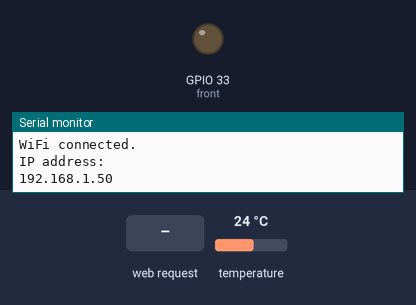
A sketch run on a simulated ESP32. Shown: output pins drawn as LEDs (lit = HIGH), the last lines printed to the serial monitor. Inputs (shaded band) come from the test bench; at power-on: temperature 24 °C. WiFi joins after 1.5 s; servers stay silent unless stated; pins used as bus, display or sensor lines are not drawn.

Above: at 3.4 s.
3.5 s: HTTP request GET /main received
5.0 s: HTTP request GET /position received
6.5 s: HTTP request GET /status received
8.0 s: temperature set to 27.3 °C
At 13.2 s:
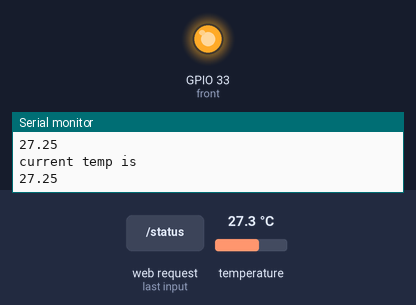
13.6 s: temperature set to 28.6 °C
At 24.3 s:
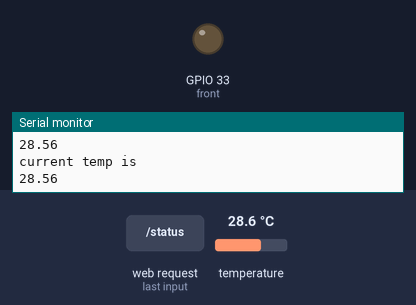
Timing chart, 0 to 24.6 s (numbered marks = the images above; inputs shaded):
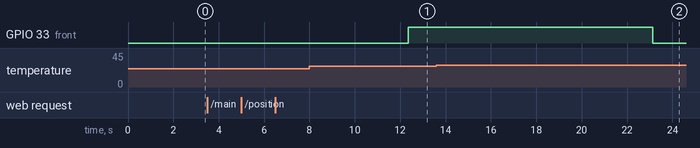

Measured:
- the behaviour switches between 28 and 28.1 °C on temperature (found by bisection; images 1 and 2)
- after the input at 13.6 s, GPIO 33 (front): HIGH → LOW after 9.5 s

The sketch:

webserver.ino
```cpp
/*********
  Rui Santos
  Complete project details at https://randomnerdtutorials.com
*********/

// Load Wi-Fi library
#include <WiFi.h>
#include <OneWire.h>
#include <DallasTemperature.h>
//#include "TaskScheduler.h"
//#include <TaskScheduler.h>

// Replace with your network credentials
const char* ssid = "NETGEAR43";
const char* password = "yellowlotus909";

// Set web server port number to 80
WiFiServer server(80);

// Variable to store the HTTP request
String header;

// GPIO where the DS18B20 is connected to
const int oneWireBus = 4;

// Setup a oneWire instance to communicate with any OneWire devices
OneWire oneWire(oneWireBus);

// Pass our oneWire reference to Dallas Temperature sensor
DallasTemperature sensors(&oneWire);

String powerState = "off";
String frontState = "off";
String backState = "off";
String leftState = "off";
String rightState = "off";

// Assign output variables to GPIO pins
const int power = 2;
const int front = 33;
const int back = 32;
const int left = 34;
const int right = 35;
int val = 0;
int changeable = 0;
int poweronpage = 0;
int poweroffpage = 0;
int mainpage = 0;
int temppage = 0;
int statuspage = 0;
int positionpage = 0;
float lasttemp=0;
// Current time
unsigned long currentTime = millis();
// Previous time
unsigned long previousTime = 0;
// Define timeout time in milliseconds (example: 2000ms = 2s)
const long timeoutTime = 2000;


float readTemp() {
  sensors.requestTemperatures();
  float temperatureC = sensors.getTempCByIndex(0);
  float temperatureF = sensors.getTempFByIndex(0);
  Serial.println(temperatureC);
  return temperatureC;
}

void setup() {
  Serial.begin(115200);
  // Initialize the output variables as outputs
  pinMode(power, OUTPUT);
  digitalWrite(power, LOW);
  pinMode(front, OUTPUT);
  digitalWrite(front, LOW);
  sensors.begin();
  lasttemp=readTemp();

  //  Sch.init();
  //  Sch.addTask(checktemp,0,1000,1);
  //  xTaskCreate(checktemp,"temp",1000,NULL,1,NULL);
  xTaskCreatePinnedToCore(checktemp, "Task1", 10000, NULL, 1, NULL,  0);
  xTaskCreatePinnedToCore(webserver, "Task2", 10000, NULL, 1, NULL,  1);

  // Connect to Wi-Fi network with SSID and password
  Serial.print("Connecting to ");
  Serial.println(ssid);
  WiFi.begin(ssid, password);
  while (WiFi.status() != WL_CONNECTED) {
    delay(500);
    Serial.print(".");
  }
  // Print local IP address and start web server
  Serial.println("");
  Serial.println("WiFi connected.");
  Serial.println("IP address: ");
  Serial.println(WiFi.localIP());
  server.begin();
}

void webserver(void * pvParameters) {
  for (;;) {
    WiFiClient client = server.available();   // Listen for incoming clients

    if (client) {                             // If a new client connects,
      currentTime = millis();
      previousTime = currentTime;
      Serial.println("New Client.");          // print a message out in the serial port
      String currentLine = "";                // make a String to hold incoming data from the client
      while (client.connected() && currentTime - previousTime <= timeoutTime) {  // loop while the client's connected
        currentTime = millis();
        if (client.available()) {             // if there's bytes to read from the client,
          char c = client.read();             // read a byte, then
          Serial.write(c);                    // print it out the serial monitor
          header += c;
          if (c == '\n') {                    // if the byte is a newline character
            // if the current line is blank, you got two newline characters in a row.
            // that's the end of the client HTTP request, so send a response:
            if (currentLine.length() == 0) {
              // HTTP headers always start with a response code (e.g. HTTP/1.1 200 OK)
              // and a content-type so the client knows what's coming, then a blank line:
              client.println("HTTP/1.1 200 OK");
              client.println("Content-type:text/html");
              client.println("Connection: close");
              client.println();

              if (header.indexOf("GET /main") >= 0) {
                Serial.println("GPIO 26 on");
                powerState = "on";
                changeable = 1;
                //                frontState = "on";
                poweronpage = 0;
                poweroffpage = 0;
                mainpage = 1;
                temppage = 0;
                statuspage = 0;
                positionpage = 0;
              } else if (header.indexOf("GET /position") >= 0) {
                poweronpage = 0;
                poweroffpage = 0;
                mainpage = 0;
                temppage = 0;
                statuspage = 0;
                positionpage = 1;
              } else if (header.indexOf("GET /status") >= 0) {
                poweronpage = 0;
                poweroffpage = 0;
                mainpage = 0;
                temppage = 0;
                statuspage = 1;
                positionpage = 0;
              } else if (header.indexOf("GET /on") >= 0) {
                powerState = "off";
                frontState = "off";
                changeable = 0;
                poweronpage = 1;
                poweroffpage = 0;
                mainpage = 0;
                temppage = 0;
                statuspage = 0;
                positionpage = 0;
              } else if (header.indexOf("GET /off") >= 0) {
                poweronpage = 0;
                poweroffpage = 1;
                mainpage = 0;
                temppage = 0;
                statuspage = 0;
                positionpage = 0;
              } else if (header.indexOf("GET /temp") >= 0) {
                poweronpage = 0;
                poweroffpage = 0;
                mainpage = 0;
                temppage = 1;
                statuspage = 0;
                positionpage = 0;
              }
              if (powerState == "on") {
                digitalWrite(power, HIGH);
              } else {
                digitalWrite(power, LOW);
              }

              if (frontState == "on") {
                digitalWrite(front, HIGH);
              } else {
                digitalWrite(front, LOW);
              }

              if (poweronpage == 1) {
                client.println("<!DOCTYPE html><html>");
                client.println("<style>p{font-family: arial;font-weight: bold; font-size: 100px;}");
                client.println(".button{background-color: #2a609a;width: 80%;height: 200px;margin: 0 auto; color: white;outline: none;font-size: 50px;border: none;cursor: pointer;}");
                client.println(".block-display button{margin-bottom:50px;display:block;}");
                client.println("@media (max-width: 768px) {.inside-page-hero {text-align: center;}}</style><body>");
                client.println("<div class=\"block-display\"><p align=\"center\"> Welcome to ePad </p></br>");
                client.println("<a href=\"/main\"><button class=\"button\">Power On</button></a>");
              } else if (poweroffpage == 1) {
                client.println("<!DOCTYPE html><html>");
                client.println("<style>topnav{width: 135px;height: 50px;background-color: black;margin: 6px 0;border: none;color: white;padding: 15px 32px;text-align: center;text-decoration: none;display: inline-block;font-size: 16px;}");
                client.println("p{font-family: arial;font-weight: bold; font-size: 100px;}");
                client.println(".button{background-color: #2a609a;width: 80%;height: 200px;margin: 0 auto; color: white;outline: none;font-size: 50px;border: none;cursor: pointer;}");
                client.println(".button1{background-color: #2a609a;width: 30%;height: 100px;margin: 0 auto; color: white;outline: none;font-size: 50px;border: none;cursor: pointer;}");
                client.println(".block-display button{margin-bottom:50px;display:block;}");
                client.println("@media (max-width: 768px) {.inside-page-hero {text-align: center;}}</style><body>");
                client.println("<a href=\"/main\"><button class=\"button1\"><- Back</button></a>");
                client.println("<div class=\"block-display\"><p align=\"center\"> Welcome to ePad </p></br>");
                client.println("<a href=\"/on\"><button class=\"button\">Power Off</button></a>");
              } else if (mainpage == 1) {
                float curtemp = 0;
                unsigned long pt= millis();
                for (;;) {
                  unsigned long ct= millis();
                  curtemp = readTemp();
                  if (curtemp == -127 || curtemp == 85) {
                  } else {
                    lasttemp=curtemp;
                    break;
                  }
                  if(ct-pt>=timeoutTime){
                    curtemp=lasttemp;
                    break;
                  }
                }
                client.println("<!DOCTYPE html><html>");
                client.println("<head><meta http-equiv=\"refresh\" content=\"3\">");
                client.println("<style>p{font-family: arial;font-weight: bold; font-size: 100px;}");
                client.println(".button{background-color: #2a609a;width: 80%;height: 200px;margin: 0 auto; color: white;outline: none;font-size: 50px;border: none;cursor: pointer;}");
                client.println(".block-display button{margin-bottom:50px;display:block;}");
                client.println("@media (min-width: 768px) {button {width: 50%;white-space: nowrap; }</style></head><body>");
                client.println("<div class=\"block-display\"><p align=\"center\"> Main Menu: Settings </p></br>");
                client.println("<p align=\"center\">current temperature " + String(curtemp) + "&#176;C</p>");
                client.println("<button class=\"button\">Set Treatment Position </button>");
                client.println("<button class=\"button\">Set Temperature </button>");
                client.println("<button class=\"button\">Status </button>");
                client.println("<a href=\"/off\"><button class=\"button\">Power</button></a>");
                Serial.println(curtemp);
              } else if (temppage == 1) {
                client.println("<p><a href=\"/position\"><button class=\"button\">ON</button></a></p>");
              } else if (positionpage == 1) {
                client.println("<p><a href=\"/status\"><button class=\"button\">ON</button></a></p>");
              } else if (statuspage == 1) {
                client.println("<p><a href=\"/off\"><button class=\"button\">ON</button></a></p>");
              } else {
              }

              client.println("</body></html>");
              // The HTTP response ends with another blank line
              client.println();
              // Break out of the while loop
              break;
            } else { // if you got a newline, then clear currentLine
              currentLine = "";
            }
          } else if (c != '\r') {  // if you got anything else but a carriage return character,
            currentLine += c;      // add it to the end of the currentLine
          }
        }
      }
      // Clear the header variable
      header = "";
      // Close the connection
      client.stop();
      Serial.println("Client disconnected.");
      Serial.println("");
    }
  }
}
void checktemp(void * parameter) {
  for (;;) {
    float curtemp = 0;
    for (;;) {
      curtemp = readTemp();
      if (curtemp == -127 || curtemp == 85) {
      } else {
        break;
      }
    }
    Serial.println("current temp is ");
    Serial.println(curtemp);
    if (curtemp == -127 || curtemp == 85) {
    } else {
      if (changeable == 1) {
        if (curtemp > 28) {
          frontState = "off";
          digitalWrite(front, LOW);
        } else {
          frontState = "on";
          digitalWrite(front, HIGH);
        }
      }
    }
    delay(10000);
  }
}
void loop() {

}
```
